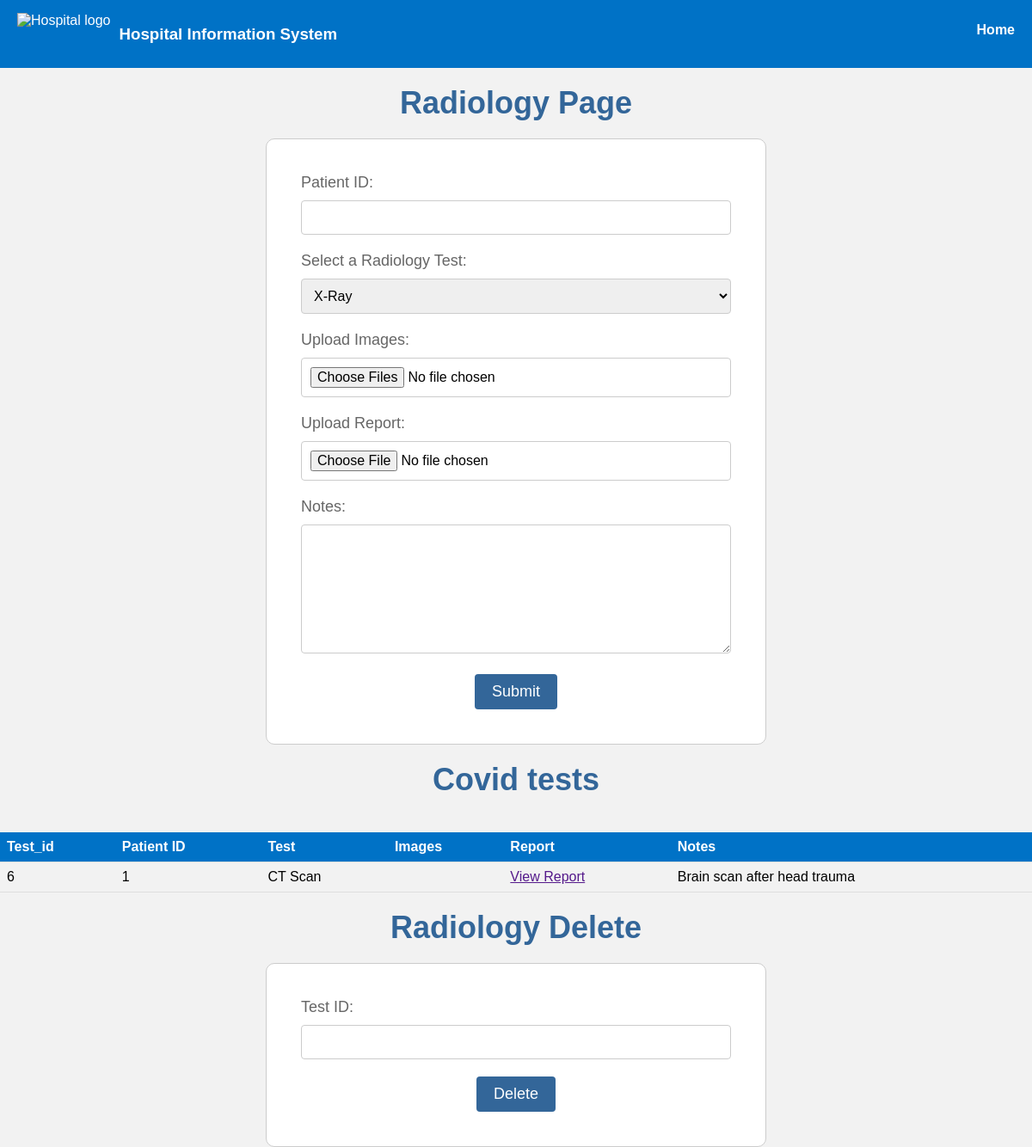
/myfyp/radiology.php, run on the app's committed database.
### tables this page shows
CREATE TABLE IF NOT EXISTS `radiology` (
  `radiology_id` INT NOT NULL AUTO_INCREMENT,
  `patient_id` INT NOT NULL,
  `test_type` ENUM('X-Ray', 'CT Scan', 'MRI', 'Ultrasound', 'PET Scan') NOT NULL,
  `notes` TEXT,
  `image_path` VARCHAR(255) DEFAULT NULL,   
  `report_path` VARCHAR(255) DEFAULT NULL,  
  `created_at` TIMESTAMP DEFAULT CURRENT_TIMESTAMP,
  `updated_at` TIMESTAMP DEFAULT CURRENT_TIMESTAMP ON UPDATE CURRENT_TIMESTAMP,
  PRIMARY KEY (`radiology_id`),
  FOREIGN KEY (`patient_id`) REFERENCES `patients`(`patient_id`) ON DELETE CASCADE
);

### myfyp/radiology.php (the view, shortened to what this page needs)
<!DOCTYPE html>
<html>
  <head>
  </head>
  <header>
		<div class="logo">
			<img src="logo.png" alt="Hospital logo">
			<h3>Hospital Information System</h3>
		</div>
		<nav>
			<ul>
			<li><a href="physiciandashboard.php">Home</a></li>
			</ul>
		</nav>
	</header>
  <body>
        <section id="radiology">
            <h1>Radiology Page</h1>
            <form action="radiologyadd.php" method="POST" enctype="multipart/form-data">
                <label for="patient-id">Patient ID:</label>
                <input type="text" id="patient-id" name="patient-id" required>
                <label for="test-select">Select a Radiology Test:</label>
                <select id="test-select" name="test-select">
                  <option value="X-Ray">X-Ray</option>
                </select>
                <label for="image-upload">Upload Images:</label>
                <input type="file" id="image-upload" name="image-upload" accept="image/*" multiple>
                <label for="report-upload">Upload Report:</label>
                <input type="file" id="report-upload" name="report-upload" accept=".pdf,.doc,.docx">
                <label for="notes">Notes:</label>
                <textarea id="notes" name="notes" rows="4"></textarea>
                <input type="submit" name="submit" value="Submit">
              </form>
        </section>
        <h1>Covid tests</h1>
        <?php
$servername = "localhost";
$username = "root";
$password = "";
$dbname = "hsis";
$conn = mysqli_connect($servername, $username, $password, $dbname);
$sql = "SELECT * FROM radiology";
$result = mysqli_query($conn, $sql);
if ($result->num_rows > 0) {
echo "<table>";
echo "<tr><th>Test_id</th><th>Patient ID</th><th>Test</th><th>Images</th><th>Report</th><th>Notes</th></tr>";
while ($row = mysqli_fetch_assoc($result)) {
    echo "<tr>";
    echo "<td>" . $row['radiology_id'] . "</td>";
    echo "<td>" . $row['patient_id'] . "</td>";
    echo "<td>" . $row['test_type'] . "</td>";
    echo "<td><img src='" . $row['image_data'] . "' width='150'></td>";
    echo "<td><a href='" . $row['report_data'] . "' target='_blank'>View Report</a></td>";
    echo "<td>" . $row['notes'] . "</td>";
    echo "</tr>";
}
echo "</table>";
} else {
  echo "<h2>No results found<h2>";
}
?>
        <section id="radiology">
            <h1>Radiology Delete</h1>
            <form action="radiologydelete.php" method="POST">
              <label for="id">Test ID:</label>
              <input type="text" id="rad-id" name="rad-id" required>
              <input type="submit" name="delete" value="Delete">
            </form>
          </section>
    </body>
    </html>
  </body>
</html>

### myfyp/radiology.php (style rules this page uses)
header { background-color: #0072c6; color: #fff; display: flex; justify-content: space-between; padding: 10px 20px; }
.logo { display: flex; align-items: center; }
.logo img { height: 50px; margin-right: 10px; }
nav ul { display: flex; }
nav li { margin-left: 20px; list-style: none; }
nav li:first-child { margin-left: 0; }
nav a { color: #fff; text-decoration: none; font-weight: bold; }
body { font-family: Arial, sans-serif; background-color: #f2f2f2; margin: 0; padding: 0; }
h1 { color: #336699; font-size: 36px; margin: 0; padding: 20px 0; text-align: center; }
form { background-color: #fff; border: 1px solid #ccc; padding: 40px; margin: 0 auto; max-width: 500px; border-radius: 10px; }
label { display: block; margin-bottom: 10px; font-size: 18px; color: #666; }
select, input[type="file"] { padding: 10px; border: 1px solid #ccc; border-radius: 4px; font-size: 16px; width: 100%; box-sizing: border-box; margin-bottom: 20px; }
input[type="text"] { padding: 10px; border: 1px solid #ccc; border-radius: 4px; font-size: 16px; width: 100%; box-sizing: border-box; margin-bottom: 20px; }
textarea { padding: 10px; border: 1px solid #ccc; border-radius: 4px; font-size: 16px; width: 100%; box-sizing: border-box; margin-bottom: 20px; height: 150px; }
input[type="submit"] { background-color: #336699; color: #fff; border: none; padding: 10px 20px; border-radius: 4px; font-size: 18px; cursor: pointer; transition: background-color 0.3s ease-in-out; display: block; margin: 0 auto; }
table { border-collapse: collapse; width: 100%; margin-top: 20px; }
th, td { text-align: left; padding: 8px; border-bottom: 1px solid #ddd; }
th { background-color: #0072c6; color: #fff; }

### data on the page
radiology: radiology_id "6", patient "1", test_type "CT Scan", notes "Brain scan after head trauma"
